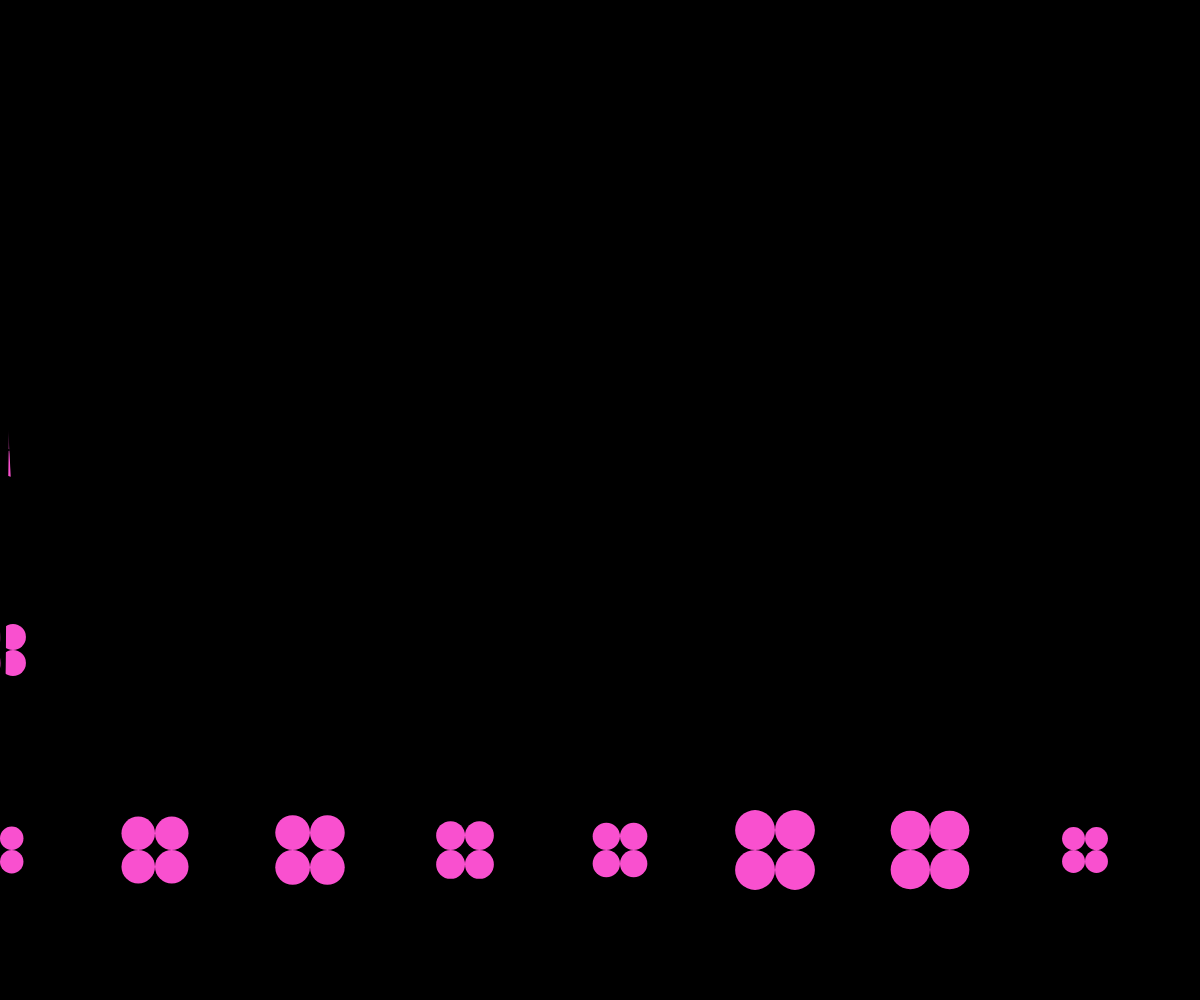
Frame 1 (no input)
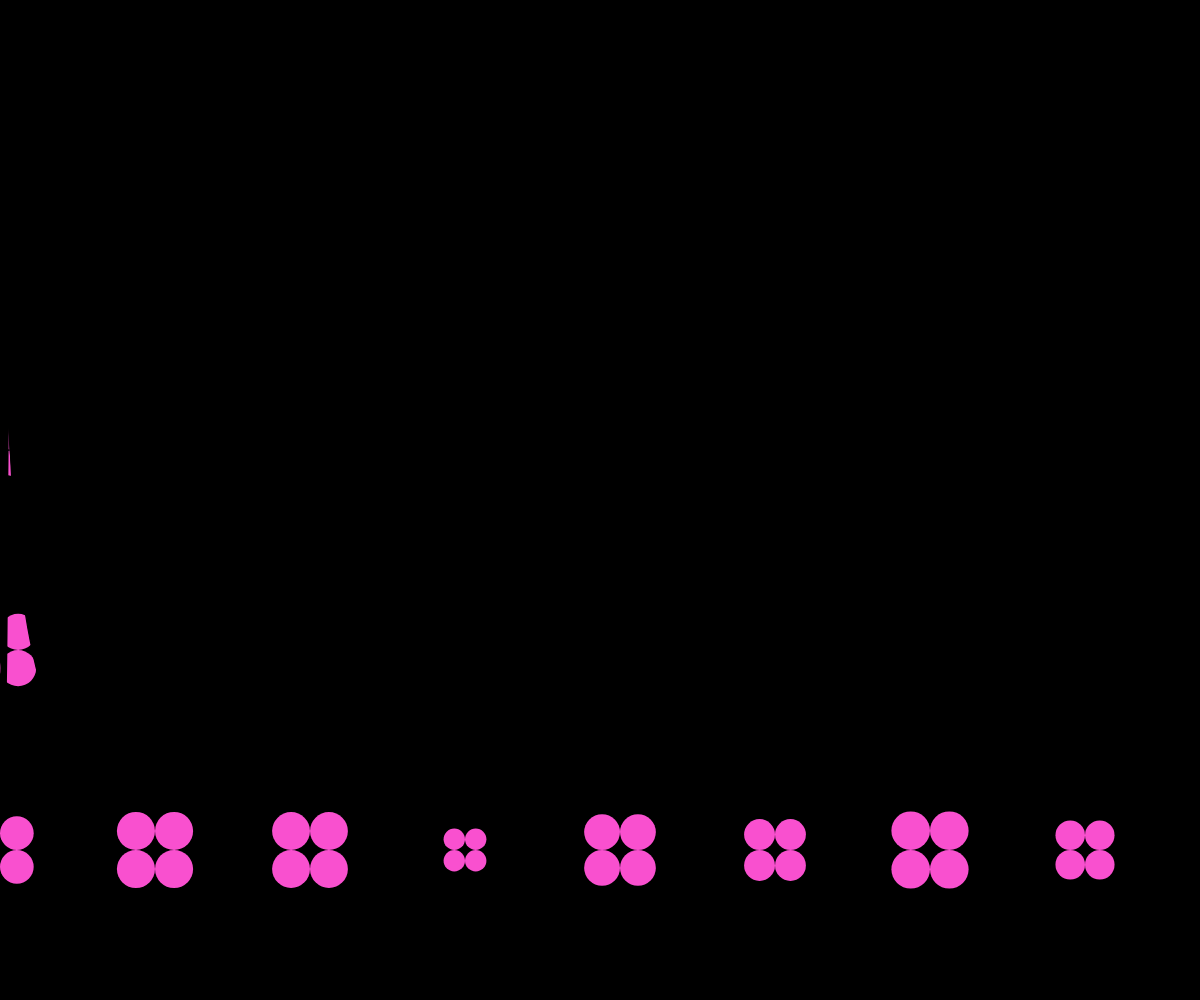
Frame 60 (no input)
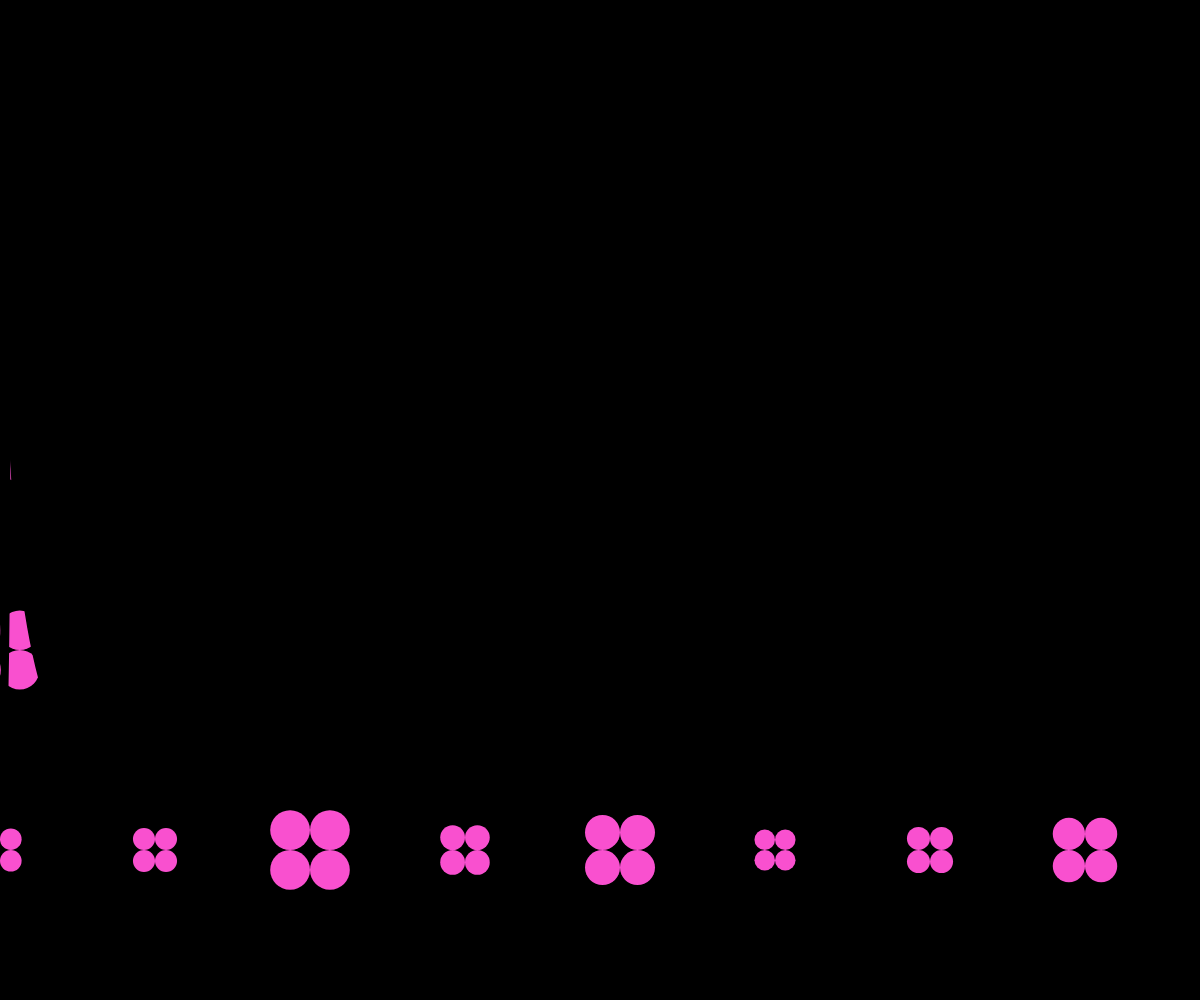
Frame 120 (the mouse pressed at the canvas centre since frame 60)

The p5.js sketch that drew these frames (run headless with seeded random() and noise() and a simulated clock; from frame 60 on, the mouse is pressed at the canvas centre):

// p5.js sketch
// ── sketch.js


function setup(){
    createCanvas(windowWidth, windowHeight);
    
}

function draw(){
    background(0);
    
    
    for ( var i = 0; i<20; i++){
        
        circle(i*155,150, random(5,10));
        spark(i*155,250, random(5,10));
        circle(i*155,350, random(5,10));
        spark(i*155,450, random(5,10));
        circle(i*155,550, random(5,10));
        spark(i*155,650, random(5,10));
        circle(i*155,750, random(5,10));
        spark(i*155,850, random(5,10));
    }
       
}


function circle(x, y, size){
    
    noStroke(0);
    ellipseMode(CORNERS);
    fill(251, 106, 139);
    ellipse(x, y, x-size*4, y-size*4);
    ellipse(x, y, x+size*4, y-size*4);
    ellipse(x, y, x+size*4, y+size*4);
    ellipse(x, y, x-size*4, y+size*4);
    stroke(0);
    fill(0);
    strokeWeight(size/5); 
       
}


function spark(x, y, size){
    
    noStroke(0);
    ellipseMode(CORNERS);
    fill(249, 80, 207);
    ellipse(x, y, x-size*4, y-size*4);
    ellipse(x, y, x+size*4, y-size*4);
    ellipse(x, y, x+size*4, y+size*4);
    ellipse(x, y, x-size*4, y+size*4);
    stroke(0);
    fill(0);
    strokeWeight(size/5); 
       
}
